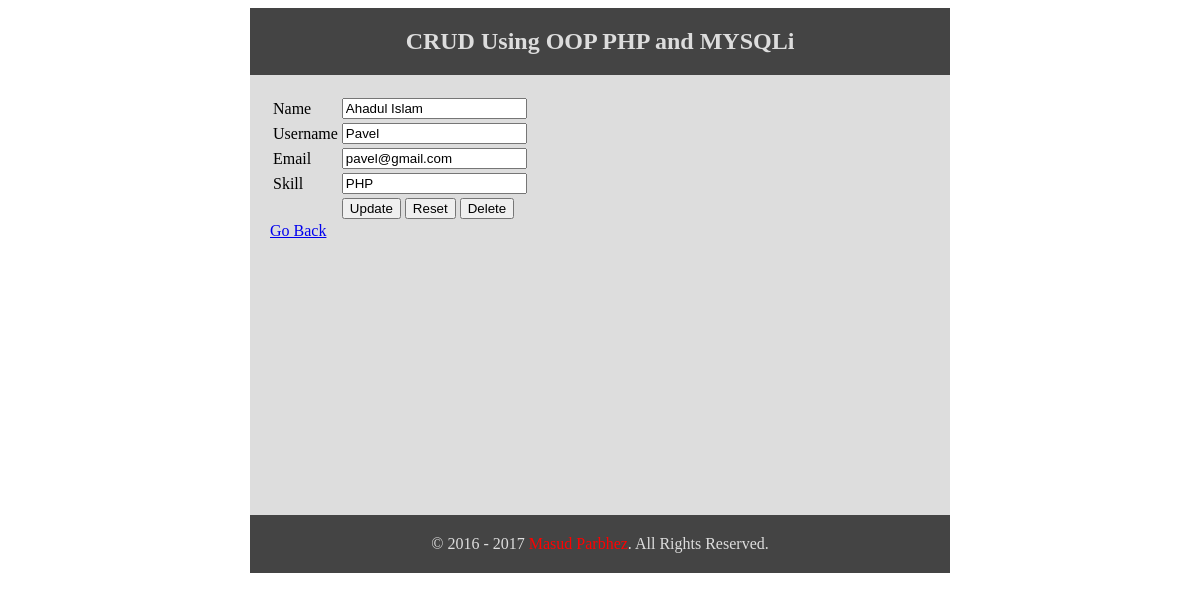
Page /update.php?id=4 on the committed database.
### tables this page shows
CREATE TABLE `tbl_user` (
  `id` int(11) NOT NULL,
  `name` varchar(255) NOT NULL,
  `username` varchar(255) NOT NULL,
  `email` varchar(255) NOT NULL,
  `skill` varchar(255) NOT NULL
);

### Database.php (called while the page is built, shortened)
<?php
	class Database {
		public $host = DB_HOST;
		public $user = DB_USER;
		public $pass = DB_PASS;
		public $dbname = DB_NAME;
		public $link;
		private function connectDB () {
			$this->link = new mysqli ($this->host, $this->user, $this->pass, $this->dbname);
			if (!$this->link) {
				$this->error = "Connection failed".$this->link->connect_error;
				return false;
			} else {
				return true;
			}
		}
		public function select ($query) {
			$result = $this->link->query($query) or die($this->link->error.__LINE__);
			if ($result->num_rows > 0) {
				return $result;
			} else {
				return false;
			}
		}
	}
?>

### update.php (the view, shortened to what this page needs)
<?php
include 'inc/header.php';
include 'Database.php';
?>
<?php
	$id =$_GET['id'];
		$db = new Database ();
		$query = "SELECT * FROM tbl_user WHERE id = $id";
  		$getData = $db->select($query)->fetch_assoc();
 ?>
 	<form action="update.php?id=<?php echo $id;?>" method="post">
 	<table>
 		<tr>
 			<td>Name</td>
 			<td><input type="text" name="name" value="<?php echo $getData['name'] ?>" /></td>
 		</tr>
 		<tr>
 			<td>Username</td>
 			<td><input type="text" name="username" value="<?php echo $getData['username'] ?>" /></td>
 		</tr>
 		<tr>
 			<td>Email</td>
 			<td><input type="text" name="email" value="<?php echo $getData['email'] ?>" /></td>
 		</tr>
 		<tr>
 			<td>Skill</td>
 			<td><input type="text" name="skill" value="<?php echo $getData['skill'] ?>"/></td>
 		</tr>
 		<tr>
 			<td></td>
 			<td>
 				<input type="submit" name="submit" value="Update" />
 				<input type="reset" value="Reset" />
 				<input type="submit" name="delete" value="Delete" />
 			</td>
 		</tr>
 	</table>
</form>
<a href="index.php">Go Back</a>
<?php
include 'inc/footer.php';
?>

### inc/header.php (style rules this page uses)
body { font-family: verdana; }

### rows in the picture
tbl_user: name "Ahadul Islam", username "Pavel", email "pavel@gmail.com", skill "PHP"
